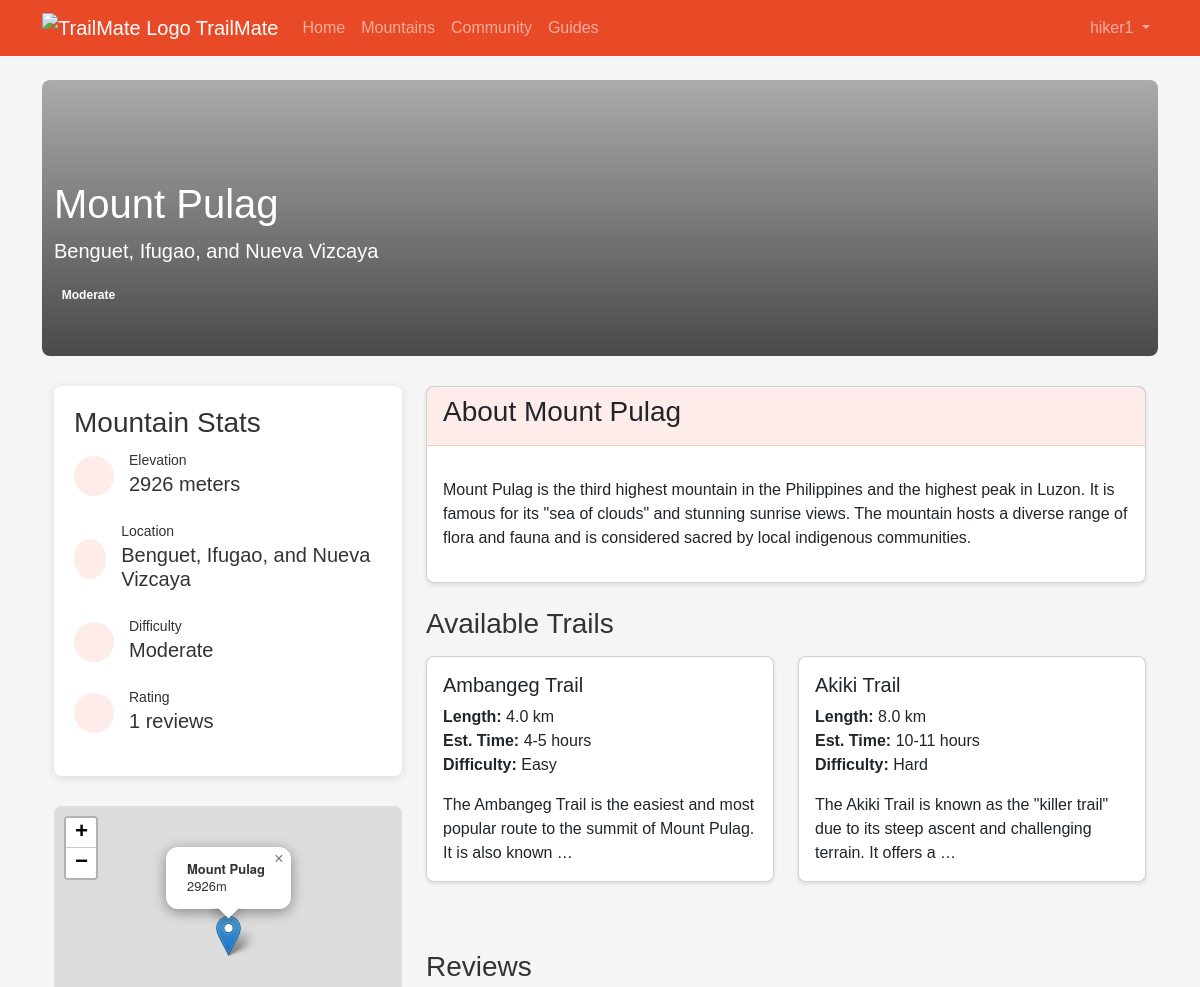
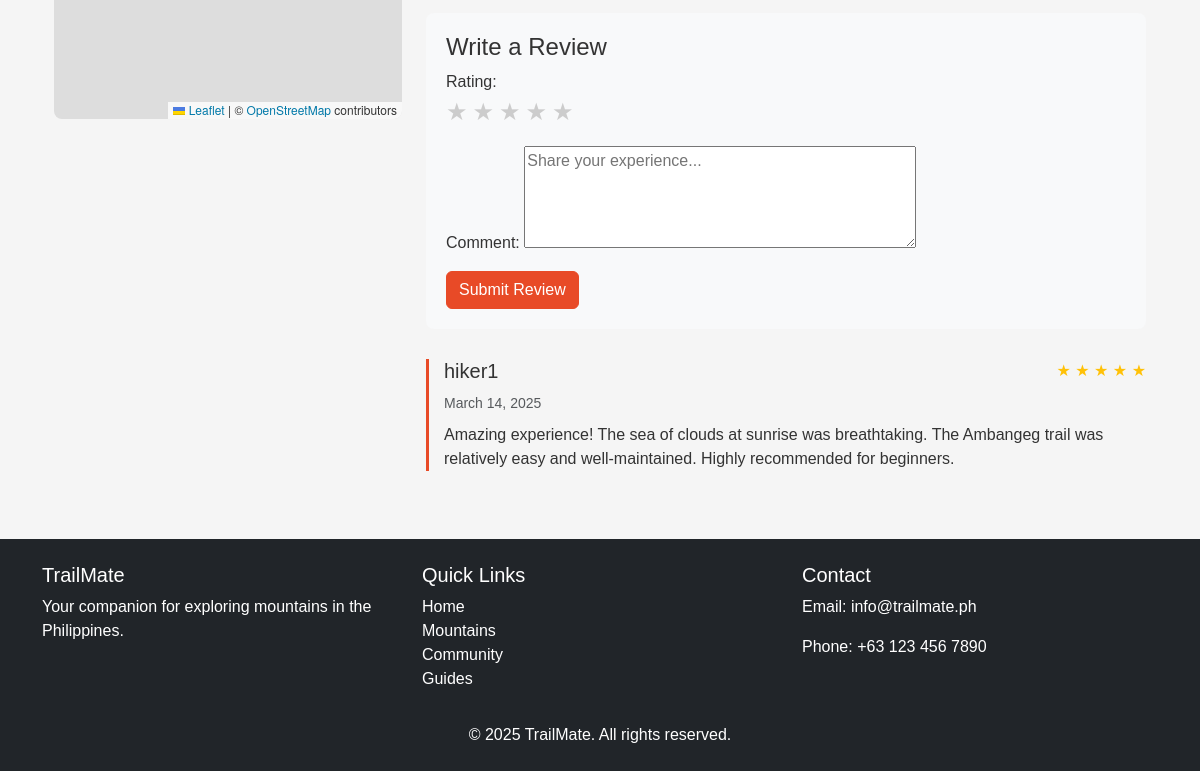
/mountains/1/ (signed in), run on the app's committed database (2 pictures, top to bottom).
### mountains/models.py (models this page shows, shortened)
class Mountain(models.Model):
    name = models.CharField(max_length=100)
    location = models.CharField(max_length=100)
    elevation = models.IntegerField(help_text="Elevation in meters")
    difficulty = models.CharField(max_length=20, choices=[
        ('easy', 'Easy'),
        ('moderate', 'Moderate'),
        ('hard', 'Hard'),
        ('expert', 'Expert'),
    ])
    description = models.TextField()
    image = models.ImageField(upload_to='mountains/', blank=True, null=True)
    latitude = models.FloatField()
    longitude = models.FloatField()

class Review(models.Model):
    mountain = models.ForeignKey(Mountain, on_delete=models.CASCADE, related_name='reviews')
    user = models.ForeignKey(User, on_delete=models.CASCADE)
    rating = models.IntegerField(choices=[(i, i) for i in range(1, 6)])
    comment = models.TextField()
    created_at = models.DateTimeField(auto_now_add=True)
    class Meta:
        ordering = ['-created_at']

class Trail(models.Model):
    mountain = models.ForeignKey(Mountain, on_delete=models.CASCADE, related_name='trails')
    name = models.CharField(max_length=100)
    length = models.FloatField(help_text="Length in kilometers")
    estimated_time = models.CharField(max_length=50, help_text="Estimated completion time")
    difficulty = models.CharField(max_length=20, choices=[
        ('easy', 'Easy'),
        ('moderate', 'Moderate'),
        ('hard', 'Hard'),
        ('expert', 'Expert'),
    ])
    description = models.TextField()

### mountains/views.py (the view)
# urls.py: path('mountains/<int:pk>/', mountain_views.mountain_detail, name='mountain_detail'),
def mountain_detail(request, pk):
    mountain = get_object_or_404(Mountain, pk=pk)
    trails = mountain.trails.all()
    reviews = mountain.reviews.all()
    if request.method == 'POST' and request.user.is_authenticated:
        form = ReviewForm(request.POST)
        if form.is_valid():
            review = form.save(commit=False)
            review.mountain = mountain
            review.user = request.user
            review.save()
            messages.success(request, 'Your review has been added!')
            return redirect('mountain_detail', pk=mountain.pk)
    else:
        form = ReviewForm()
    return render(request, 'mountains/mountain_detail.html', {
        'mountain': mountain,
        'trails': trails,
        'reviews': reviews,
        'form': form
    })

### mountains/forms.py
class ReviewForm(forms.ModelForm):
    class Meta:
        model = Review
        fields = ['rating', 'comment']
        widgets = {
            'comment': forms.Textarea(attrs={'rows': 4, 'placeholder': 'Share your experience...'}),
        }

### templates/mountains/mountain_detail.html (shortened to what this page needs)
{% extends 'base.html' %}
{% load static %}
{% block content %}
<div class="mountain-details">
    <div class="mountain-header" style="background-image: url('{% if mountain.image %}{{ mountain.image.url }}{% else %}{% static 'images/mountain-placeholder.jpg' %}{% endif %}');">
        <div class="container">
            <div class="mountain-header-content">
                <h1>{{ mountain.name }}</h1>
                <p class="lead">{{ mountain.location }}</p>
                <span class="badge bg-{{ mountain.difficulty }}">{{ mountain.get_difficulty_display }}</span>
            </div>
        </div>
    </div>
    <div class="container">
        <div class="row">
            <div class="col-md-4">
                <div class="mountain-stats">
                    <h3>Mountain Stats</h3>
                    <div class="stat-item">
                        <div class="stat-icon">
                        </div>
                        <div>
                            <small>Elevation</small>
                            <h5>{{ mountain.elevation }} meters</h5>
                        </div>
                    </div>
                    <div class="stat-item">
                        <div class="stat-icon">
                        </div>
                        <div>
                            <small>Location</small>
                            <h5>{{ mountain.location }}</h5>
                        </div>
                    </div>
                    <div class="stat-item">
                        <div class="stat-icon">
                        </div>
                        <div>
                            <small>Difficulty</small>
                            <h5>{{ mountain.get_difficulty_display }}</h5>
                        </div>
                    </div>
                    <div class="stat-item">
                        <div class="stat-icon">
                        </div>
                        <div>
                            <small>Rating</small>
                            <h5>
                                {% if mountain.reviews.all %}
                                    {{ mountain.reviews.all|length }} reviews
                                {% else %}
                                    No reviews yet
                                {% endif %}
                            </h5>
                        </div>
                    </div>
                </div>
                <div id="map-detail"></div>
            </div>
            <div class="col-md-8">
                <div class="card mb-4">
                    <div class="card-header">
                        <h3>About {{ mountain.name }}</h3>
                    </div>
                    <div class="card-body">
                        <p>{{ mountain.description|linebreaks }}</p>
                    </div>
                </div>
                <h3 class="mb-3">Available Trails</h3>
                {% if trails %}
                    <div class="row">
                        {% for trail in trails %}
                            <div class="col-md-6">
                                <div class="card trail-card">
                                    <div class="card-body">
                                        <h5 class="card-title">{{ trail.name }}</h5>
                                        <p class="card-text">
                                            <strong>Length:</strong> {{ trail.length }} km<br>
                                            <strong>Est. Time:</strong> {{ trail.estimated_time }}<br>
                                            <strong>Difficulty:</strong> {{ trail.get_difficulty_display }}
                                        </p>
                                        <p class="card-text">{{ trail.description|truncatewords:20 }}</p>
                                    </div>
                                </div>
                            </div>
                        {% endfor %}
                    </div>
                {% else %}
                    <div class="alert alert-info">No trails available for this mountain yet.</div>
                {% endif %}
                <h3 class="mt-5 mb-3">Reviews</h3>
                {% if user.is_authenticated %}
                    <div class="review-form">
                        <h4>Write a Review</h4>
                        <form method="post" action="{% url 'add_review' mountain.id %}">
                            <div class="mb-3">
                                <label for="id_rating">Rating:</label>
                                <div class="rating-stars">
                                    {% for i in "12345" %}
                                        <span class="rating-star" data-value="{{ i }}">★</span>
                                    {% endfor %}
                                </div>
                            </div>
                            <div class="mb-3">
                                {{ form.comment.label_tag }}
                                {{ form.comment }}
                            </div>
                            <button type="submit" class="btn btn-primary">Submit Review</button>
                        </form>
                    </div>
                {% endif %}
                {% if reviews %}
                    {% for review in reviews %}
                        <div class="review">
                            <div class="d-flex justify-content-between">
                                <h5>{{ review.user.username }}</h5>
                                <div class="star-rating">
                                    {% for i in "12345" %}
                                        {% if i|add:"0" <= review.rating %}
                                            <span class="star active">★</span>
                                        {% else %}
                                            <span class="star">★</span>
                                        {% endif %}
                                    {% endfor %}
                                </div>
                            </div>
                            <small class="text-muted">{{ review.created_at|date:"F d, Y" }}</small>
                            <p class="mt-2">{{ review.comment }}</p>
                        </div>
                    {% endfor %}
                {% else %}
                    <div class="alert alert-info">No reviews yet. Be the first to review this mountain!</div>
                {% endif %}
            </div>
        </div>
    </div>
</div>
{% endblock %}

### templates/base.html (shortened to what this page needs)
<!DOCTYPE html>
<html lang="en">
<head>
    <link href="https://cdn.jsdelivr.net/npm/bootstrap@5.3.0-alpha1/dist/css/bootstrap.min.css" rel="stylesheet">
    <link rel="stylesheet" href="https://unpkg.com/leaflet@1.9.3/dist/leaflet.css" />
    <link rel="stylesheet" href="/static/css/main.css">
</head>
<body>
    <nav class="navbar navbar-expand-lg navbar-dark" style="background-color: var(--primary-color);">
        <div class="container">
            <a class="navbar-brand" href="{% url 'home' %}">
                <img src="/static/images/logo.png" alt="TrailMate Logo" height="30" class="d-inline-block align-top">
                TrailMate
            </a>
            <div class="collapse navbar-collapse" id="navbarNav">
                <ul class="navbar-nav me-auto">
                    <li class="nav-item">
                        <a class="nav-link" href="{% url 'home' %}">Home</a>
                    </li>
                    <li class="nav-item">
                        <a class="nav-link" href="{% url 'mountain_list' %}">Mountains</a>
                    </li>
                    <li class="nav-item">
                        <a class="nav-link" href="{% url 'community_home' %}">Community</a>
                    </li>
                    <li class="nav-item">
                        <a class="nav-link" href="{% url 'guide_list' %}">Guides</a>
                    </li>
                </ul>
                <ul class="navbar-nav">
                    {% if user.is_authenticated %}
                        <li class="nav-item dropdown">
                            <a class="nav-link dropdown-toggle" href="#" id="navbarDropdown" role="button" data-bs-toggle="dropdown">
                                {{ user.username }}
                            </a>
                        </li>
                    {% endif %}
                </ul>
            </div>
        </div>
    </nav>
    <main class="container mt-4">
        {% block content %}{% endblock %}
    </main>
    <footer class="bg-dark text-white mt-5 py-4">
        <div class="container">
            <div class="row">
                <div class="col-md-4">
                    <h5>TrailMate</h5>
                    <p>Your companion for exploring mountains in the Philippines.</p>
                </div>
                <div class="col-md-4">
                    <h5>Quick Links</h5>
                    <ul class="list-unstyled">
                        <li><a href="{% url 'home' %}" class="text-white">Home</a></li>
                        <li><a href="{% url 'mountain_list' %}" class="text-white">Mountains</a></li>
                        <li><a href="{% url 'community_home' %}" class="text-white">Community</a></li>
                        <li><a href="{% url 'guide_list' %}" class="text-white">Guides</a></li>
                    </ul>
                </div>
                <div class="col-md-4">
                    <h5>Contact</h5>
                    <p>Email: info@trailmate.ph</p>
                    <p>Phone: +63 123 456 7890</p>
                </div>
            </div>
            <div class="row mt-3">
                <div class="col text-center">
                    <p class="mb-0">&copy; {% now "Y" %} TrailMate. All rights reserved.</p>
                </div>
            </div>
        </div>
    </footer>
</body>
</html>

### static/css/main.css (style rules this page uses)
:root { --primary-color: #E84A27; --secondary-color: #F8A269; --text-color: #333333; --light-color: #FFFFFF; --background-color: #F5F5F5; --accent-color: #6C757D; }
body { font-family: 'Arial', sans-serif; color: var(--text-color); background-color: var(--background-color); }
.btn-primary { background-color: var(--primary-color); border-color: var(--primary-color); }
a { color: var(--primary-color); text-decoration: none; }
.card { border-radius: 8px; box-shadow: 0 2px 4px rgba(0, 0, 0, 0.1); transition: transform 0.3s ease, box-shadow 0.3s ease; }
.card-header { background-color: rgba(232, 74, 39, 0.1); border-bottom: 1px solid rgba(232, 74, 39, 0.2); }
.review { border-left: 3px solid var(--primary-color); padding-left: 15px; margin-bottom: 20px; }
.star-rating { color: #ffc107; }

### templates/mountains/mountain_detail.html (style rules this page uses)
.mountain-header { background-size: cover; background-position: center; color: white; padding: 100px 0 50px; position: relative; border-radius: 8px; margin-bottom: 30px; }
.mountain-header::before { content: ''; position: absolute; top: 0; left: 0; right: 0; bottom: 0; background: linear-gradient(to bottom, rgba(0,0,0,0.3), rgba(0,0,0,0.7)); border-radius: 8px; }
.mountain-header-content { position: relative; z-index: 1; }
.mountain-stats { background-color: white; border-radius: 8px; padding: 20px; box-shadow: 0 2px 10px rgba(0, 0, 0, 0.1); margin-bottom: 30px; }
.stat-item { display: flex; align-items: center; margin-bottom: 15px; }
.stat-icon { width: 40px; height: 40px; background-color: rgba(232, 74, 39, 0.1); border-radius: 50%; display: flex; align-items: center; justify-content: center; margin-right: 15px; color: var(--primary-color); }
.trail-card { margin-bottom: 20px; transition: transform 0.3s ease; }
.review-form { background-color: #f8f9fa; padding: 20px; border-radius: 8px; margin-bottom: 30px; }
.rating-stars { display: flex; margin-bottom: 15px; }
.rating-star { font-size: 24px; color: #ccc; cursor: pointer; margin-right: 5px; }
#map-detail { height: 300px; border-radius: 8px; margin-bottom: 20px; }

### templates/base.html (style rules this page uses)
:root { --primary-color: #E84A27; --secondary-color: #F8A269; --text-color: #333333; --light-color: #FFFFFF; --background-color: #F5F5F5; --accent-color: #6C757D; }

### data on the page
Mountain: name "Mount Pulag", location "Benguet, Ifugao, and Nueva Vizcaya", difficulty "Moderate", elevation "2926", reviews.all|length "1", description "Mount Pulag is the third highest mountain in the Philippines and the highest peak in Luzon. It is famous for its \"sea of clouds\" and stunning sunrise views. The mountain hosts a diverse range of flora and fauna and is considered sacred by local indigenous communities."
Trail: name "Ambangeg Trail", length "4.0", estimated_time "4-5 hours", difficulty "Easy", description "The Ambangeg Trail is the easiest and most popular route to the summit of Mount Pulag. It is also known …"
Trail: name "Akiki Trail", length "8.0", estimated_time "10-11 hours", difficulty "Hard", description "The Akiki Trail is known as the \"killer trail\" due to its steep ascent and challenging terrain. It offers a …"
Review: user.username "hiker1", rating 5 (drawn), created_at "March 14, 2025", comment "Amazing experience! The sea of clouds at sunrise was breathtaking. The Ambangeg trail was relatively easy and well-maintained. Highly recommended for beginners."

### other printed values
{{ user.username }} "hiker1"
